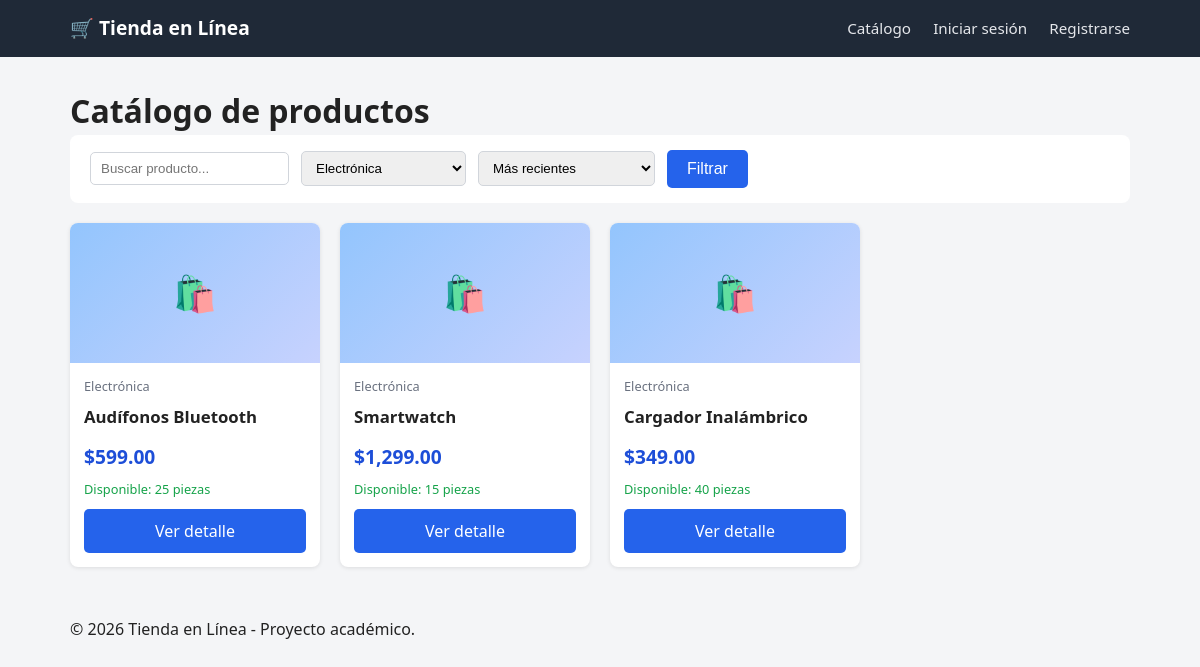
Screenshot of /index.php?categoria=1 with the database file from the repository.
### tables this page shows
CREATE TABLE productos (
    id              INT AUTO_INCREMENT PRIMARY KEY,
    nombre          VARCHAR(150) NOT NULL,
    descripcion     TEXT,
    precio          DECIMAL(10,2) NOT NULL,
    stock           INT NOT NULL DEFAULT 0,
    categoria_id    INT,
    imagen_url      VARCHAR(255),
    fecha_creacion  DATETIME DEFAULT CURRENT_TIMESTAMP,
    CONSTRAINT fk_producto_categoria
        FOREIGN KEY (categoria_id) REFERENCES categorias(id) ON DELETE SET NULL
);

CREATE TABLE categorias (
    id          INT AUTO_INCREMENT PRIMARY KEY,
    nombre      VARCHAR(100) NOT NULL,
    descripcion VARCHAR(255)
);

### index.php (the view, shortened to what this page needs)
<?php
require_once 'config/db.php';
$categorias = $pdo->query('SELECT * FROM categorias ORDER BY nombre')->fetchAll();
$categoriaId = isset($_GET['categoria']) ? (int) $_GET['categoria'] : 0;
$busqueda    = trim($_GET['q'] ?? '');
$orden       = $_GET['orden'] ?? 'recientes';
$sql = 'SELECT p.*, c.nombre AS categoria_nombre FROM productos p
        LEFT JOIN categorias c ON p.categoria_id = c.id WHERE 1=1';
$parametros = [];
if ($categoriaId > 0) {
    $sql .= ' AND p.categoria_id = ?';
    $parametros[] = $categoriaId;
}
switch ($orden) {
    default:            $sql .= ' ORDER BY p.fecha_creacion DESC';
}
$stmt = $pdo->prepare($sql);
$stmt->execute($parametros);
$productos = $stmt->fetchAll();
include 'includes/header.php';
?>
<h1>Catálogo de productos</h1>
<form method="GET" action="index.php" class="filtros">
    <input type="text" name="q" placeholder="Buscar producto..." value="<?php echo htmlspecialchars($busqueda); ?>">
    <select name="categoria">
        <?php foreach ($categorias as $cat): ?>
            <option value="<?php echo $cat['id']; ?>" <?php echo $categoriaId == $cat['id'] ? 'selected' : ''; ?>>
                <?php echo htmlspecialchars($cat['nombre']); ?>
            </option>
        <?php endforeach; ?>
    </select>
    <select name="orden">
        <option value="recientes" <?php echo $orden === 'recientes' ? 'selected' : ''; ?>>Más recientes</option>
    </select>
    <button type="submit" class="boton">Filtrar</button>
</form>
<?php if (empty($productos)): ?>
    <p>No se encontraron productos con los filtros seleccionados.</p>
<?php else: ?>
    <div class="rejilla-productos">
        <?php foreach ($productos as $producto): ?>
            <div class="tarjeta-producto">
                <div class="img-placeholder">🛍️</div>
                <div class="info">
                    <span class="categoria"><?php echo htmlspecialchars($producto['categoria_nombre'] ?? 'Sin categoría'); ?></span>
                    <h3><?php echo htmlspecialchars($producto['nombre']); ?></h3>
                    <p class="precio">$<?php echo number_format($producto['precio'], 2); ?></p>
                    <?php if ($producto['stock'] > 0): ?>
                        <p class="stock">Disponible: <?php echo $producto['stock']; ?> piezas</p>
                    <?php else: ?>
                        <p class="stock agotado">Agotado</p>
                    <?php endif; ?>
                    <div class="acciones">
                        <a href="product.php?id=<?php echo $producto['id']; ?>" class="boton boton-ancho">Ver detalle</a>
                    </div>
                </div>
            </div>
        <?php endforeach; ?>
    </div>
<?php endif; ?>
<?php include 'includes/footer.php'; ?>

### assets/css/style.css (style rules this page uses)
* { box-sizing: border-box; margin: 0; padding: 0; }
body { font-family: 'Segoe UI', Arial, sans-serif; background-color: #f4f5f7; color: #222; line-height: 1.5; }
.boton { display: inline-block; background-color: #2563eb; color: #fff; border: none; padding: 10px 20px; border-radius: 5px; font-size: 1em; cursor: pointer; text-decoration: none; text-align: center; }
.boton-ancho { width: 100%; }
.filtros { background: #fff; padding: 15px 20px; border-radius: 8px; margin-bottom: 20px; display: flex; gap: 12px; flex-wrap: wrap; align-items: center; }
.filtros select, .filtros input[type="text"] { padding: 8px 10px; border: 1px solid #d1d5db; border-radius: 5px; }
.rejilla-productos { display: grid; grid-template-columns: repeat(auto-fill, minmax(220px, 1fr)); gap: 20px; }
.tarjeta-producto { background: #fff; border-radius: 8px; overflow: hidden; box-shadow: 0 1px 4px rgba(0,0,0,0.1); display: flex; flex-direction: column; }
.tarjeta-producto .img-placeholder { height: 140px; background: linear-gradient(135deg, #93c5fd, #c7d2fe); display: flex; align-items: center; justify-content: center; font-size: 2.2em; }
.tarjeta-producto .info { padding: 14px; flex-grow: 1; display: flex; flex-direction: column; }
.tarjeta-producto h3 { font-size: 1.05em; margin-bottom: 6px; }
.tarjeta-producto .categoria { font-size: 0.8em; color: #6b7280; margin-bottom: 8px; }
.tarjeta-producto .precio { font-size: 1.2em; font-weight: bold; color: #1d4ed8; margin: 8px 0; }
.tarjeta-producto .stock { font-size: 0.8em; color: #16a34a; margin-bottom: 10px; }
.tarjeta-producto .acciones { margin-top: auto; }

### rows the page displays
productos: categoria.nombre "Electrónica", nombre "Audífonos Bluetooth", precio "599.00", stock "25"
productos: categoria.nombre "Electrónica", nombre "Smartwatch", precio "1,299.00", stock "15"
productos: categoria.nombre "Electrónica", nombre "Cargador Inalámbrico", precio "349.00", stock "40"

### other values shown
form field categoria "Electrónica"
